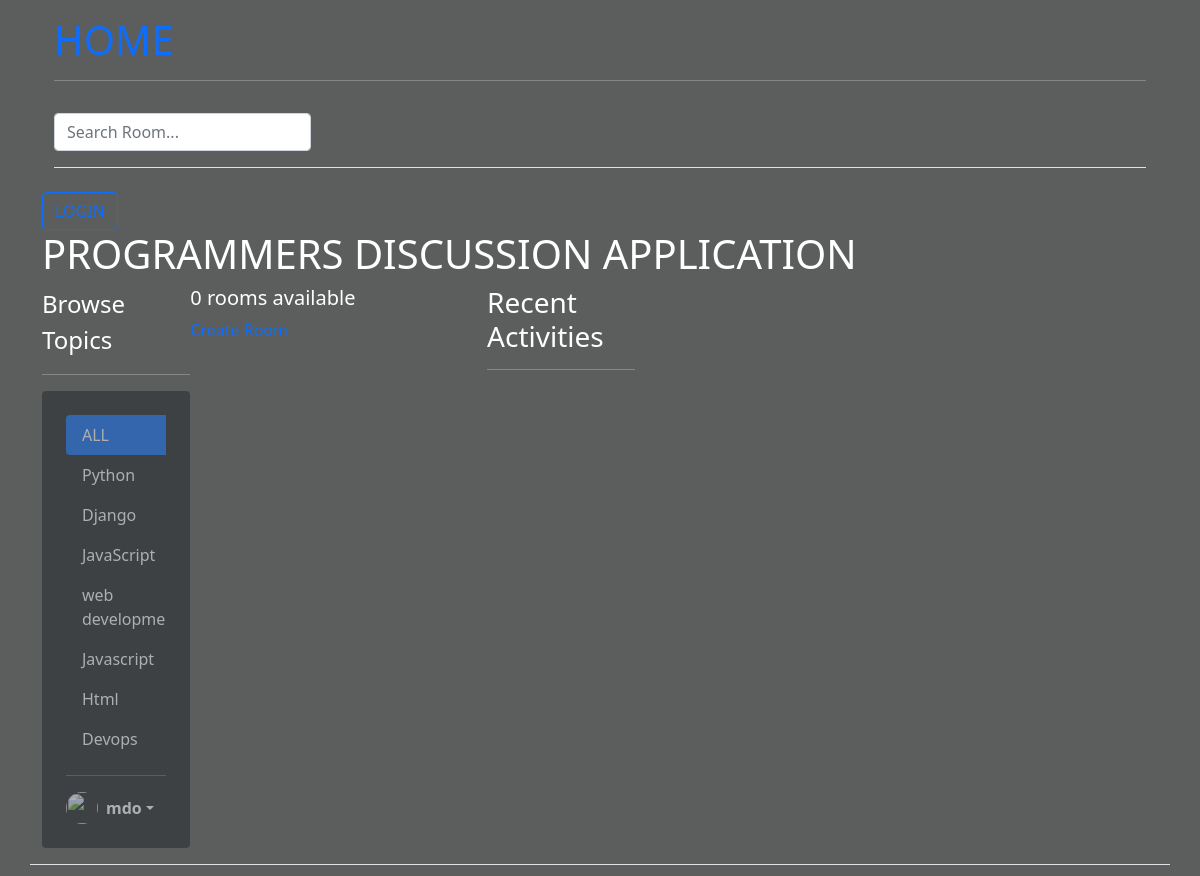
The page /?q=Html on the database its author committed.
### prog/models.py (models this page shows, shortened)
class Topic(models.Model):
    name = models.CharField(max_length=200)

### prog/views.py (the view)
# urls.py: 2. Add a URL to urlpatterns:  path('', views.home, name='home')
def home(request):
    q = request.GET.get('q') if request.GET.get('q') != None else ''
    rooms = Room.objects.filter(Q(topic__name__icontains=q)|
                                Q(name__icontains=q)|
                                Q(description__icontains=q))
    room_count = rooms.count()
    topics=Topic.objects.all()
    room_message=Message.objects.filter(Q(room__topic__name__icontains=q))
    context={'rooms':rooms,'topics':topics,'room_count':room_count, 'room_message':room_message}
    return render(request, 'prog/home.html', context)

### prog/templates/prog/home.html
{% extends 'main.html' %}
{% block content %}
<h1>PROGRAMMERS DISCUSSION APPLICATION</h1>
<div class="home-container d-flex">
    <div class="col-md-3">
        {% include 'prog/topic_component.html' %}
    </div>
    <div class="col-md-6">
        <h5>{{room_count}} rooms available</h5>
        <a href="{% url 'create-room' %}">Create Room</a>
       {%include 'prog/feed_component.html'%}
    </div>
    <div class="col-md-3">
        {% include 'prog/activity_component.html' %}
    </div>
</div>
{% endblock %}

### prog/templates/prog/topic_component.html (shortened to what this page needs)
<span class="fs-4">Browse Topics</span>
<hr>
<div class="col-12 d-flex flex-column rounded text-white bg-dark p-4">
    <ul class=" feed-comp nav nav-pills flex-column mb-auto">
        <li class="nav-item">
        <a href="{% url 'home'%}" class="nav-link active" aria-current="page">
            ALL
        </a>
        </li>
        {% for topic in topics %}
        <li>
        <a href="{% url 'home'%}?q={{topic.name}}" class="nav-link text-white">
            {{topic.name}}
        </a>
        </li>
        {% endfor %}
    </ul>
    <hr>
    <div class="dropdown">
        <a href="#" class="d-flex align-items-center text-white text-decoration-none dropdown-toggle" id="dropdownUser1" data-bs-toggle="dropdown" aria-expanded="false">
        <img src="https://github.com/mdo.png" alt="" width="32" height="32" class="rounded-circle me-2">
        <strong>mdo</strong>
        </a>
    </div>
</div>

### static/styles/main.css (style rules this page uses)
body { background-color:rgba(86, 88, 88, 0.959) !important; color: #fff; }
.bg-dark { opacity: 0.5 !important; }
a { text-decoration: none!important; }

### prog/templates/prog/topic_component.html (style rules this page uses)
.feed-comp { height:200%; overflow-y: scroll; }

### prog/templates/prog/feed_component.html (style rules this page uses)
.feed-comp { height:50%; overflow-y: scroll; }

### rows shown on the page
Topic: name "Python"
Topic: name "Django"
Topic: name "JavaScript"
Topic: name "web…"
Topic: name "Javascript"
Topic: name "Html"
Topic: name "Devops"

### other values the page prints
{{ room_count }} "0"
